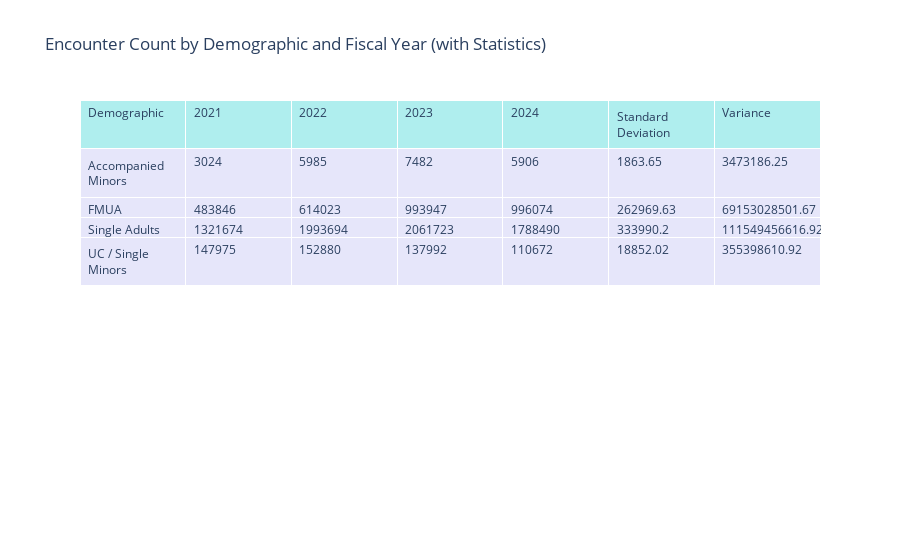

Notebook code for this chart:
### Code cell
import plotly.graph_objects as go

# Prepare data for the table
table = go.Figure(data=[go.Table(
    header=dict(values=["Demographic", "2021", "2022", "2023", "2024", "Standard Deviation", "Variance"],
                fill_color='paleturquoise',
                align='left'),
    cells=dict(values=[
        demographic_by_fiscal_year_stats.index,  # Citizenship
        demographic_by_fiscal_year_stats[2021],
        demographic_by_fiscal_year_stats[2022],
        demographic_by_fiscal_year_stats[2023],
        demographic_by_fiscal_year_stats[2024],
        demographic_by_fiscal_year_stats['Standard Deviation'].round(2),
        demographic_by_fiscal_year_stats['Variance'].round(2)
    ],
    fill_color='lavender',
    align='left'))
])

table.update_layout(title='Encounter Count by Demographic and Fiscal Year (with Statistics)')
table.show()

### Figure 1 — Plotly figure (JSON) as saved in the notebook; plotly's stock layout.template omitted (floating-point values rounded to 4 significant figures)
{"data": [{"cells": {"align": "left", "fill": {"color": "lavender"}, "values": [["Accompanied Minors", "FMUA", "Single Adults", "UC / Single Minors"], [3024, 483846, 1321674, 147975], [5985, 614023, 1993694, 152880], [7482, 993947, 2061723, 137992], [5906, 996074, 1788490, 110672], [1864.0, 263000.0, 334000.0, 18850.0], [3473000.0, 69150000000.0, 111500000000.0, 355400000.0]]}, "header": {"align": "left", "fill": {"color": "paleturquoise"}, "values": ["Demographic", "2021", "2022", "2023", "2024", "Standard Deviation", "Variance"]}, "type": "table"}], "layout": {"title": {"text": "Encounter Count by Demographic and Fiscal Year (with Statistics)"}}}
